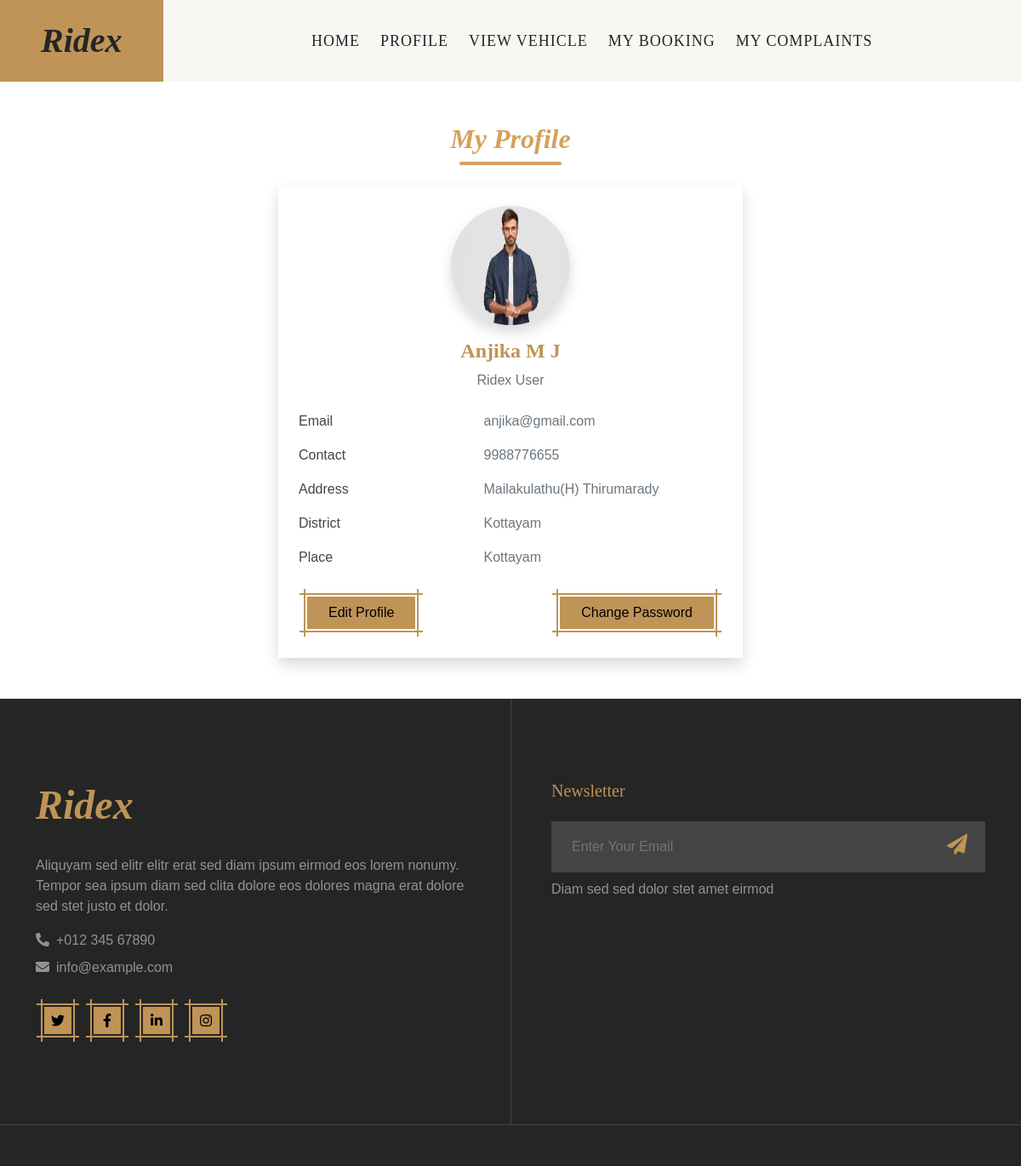
Screenshot of /User/Profile/ (signed in) with the database file from the repository.
### Guest/models.py (models this page shows)
class tbl_user(models.Model):
    user_name=models.CharField(max_length=50)
    user_gender=models.CharField(max_length=10)
    user_contact=models.CharField(max_length=15)
    user_email=models.CharField(max_length=30)
    user_password=models.CharField(max_length=30)
    user_address=models.CharField(max_length=30)
    user_photo=models.FileField(upload_to='Assets/UserDocs/')
    place=models.ForeignKey(tbl_place,on_delete=models.CASCADE)

### Admin/models.py (models this page shows)
class tbl_place(models.Model):
    place_name=models.CharField(max_length=50)
    district=models.ForeignKey(tbl_district,on_delete=models.CASCADE)

class tbl_district(models.Model):
    district_name=models.CharField(max_length=50)

### User/views.py (the view)
# urls.py: path('Profile/',views.Profile ,name="Profile"),
def Profile(request):
    if "uid" not in request.session:
        return redirect("Guest:Login")
    else:
        profiledata=tbl_user.objects.get(id=request.session['uid'])
        return render(request,"User/Profile.html",{'Data':profiledata})

### User/Templates/User/Profile.html (shortened to what this page needs)
{% extends 'User/Head.html' %}
{% block content %}
<div class="container py-5">
    <div class="row justify-content-center">
        <div class="col-lg-6 col-md-8">
            <div class="text-center mb-4">
                <h2 class="profile-title">My Profile</h2>
                <div class="profile-line"></div>
            </div>
            <div class="card shadow border-0 rounded-4">
                <div class="card-body p-4">
                    <div class="text-center mb-4">
                        <img src="{{Data.user_photo.url}}"
                             class="rounded-circle shadow"
                             width="140" height="140" alt="User Photo">
                        <h4 class="mt-3 fw-bold text-primary">{{Data.user_name}}</h4>
                        <p class="text-muted mb-0">Ridex User</p>
                    </div>
                    <div class="row mb-3">
                        <div class="col-5 fw-semibold">Email</div>
                        <div class="col-7 text-muted">{{Data.user_email}}</div>
                    </div>
                    <div class="row mb-3">
                        <div class="col-5 fw-semibold">Contact</div>
                        <div class="col-7 text-muted">{{Data.user_contact}}</div>
                    </div>
                    <div class="row mb-3">
                        <div class="col-5 fw-semibold">Address</div>
                        <div class="col-7 text-muted">{{Data.user_address}}</div>
                    </div>
                    <div class="row mb-3">
                        <div class="col-5 fw-semibold">District</div>
                        <div class="col-7 text-muted">{{Data.place.district.district_name}}</div>
                    </div>
                    <div class="row mb-4">
                        <div class="col-5 fw-semibold">Place</div>
                        <div class="col-7 text-muted">{{Data.place.place_name}}</div>
                    </div>
                    <div class="d-flex justify-content-between">
                        <a href="{% url 'User:EditProfile' %}" class="btn btn-primary px-4">
                            Edit Profile
                        </a>
                        <a href="{% url 'User:ChangePassword' %}" class="btn btn-primary px-4">
                            Change Password
                        </a>
                    </div>
                </div>
            </div>
        </div>
    </div>
</div>
{% endblock content %}

### Guest/static/Driver/css/style.css (style rules this page uses)
.btn { position: relative; transition: .5s; }
.btn-dark, .btn-primary { margin: 10px; }
.btn-primary::before, .btn-primary::after { position: absolute; content: ""; width: calc(100% + 10px); height: calc(100% + 10px); top: -5px; left: -5px; }
.btn-primary::before { top: -10px; height: calc(100% + 20px); border-left: 2px solid var(--bs-primary); border-right: 2px solid var(--bs-primary); }
.btn-primary::after { left: -10px; width: calc(100% + 20px); border-top: 2px solid var(--bs-primary); border-bottom: 2px solid var(--bs-primary); }

### User/Templates/User/Profile.html (style rules this page uses)
.profile-title { font-size:32px; font-weight:800; font-style:italic; color:#d4a15a; }
.profile-line { width:120px; height:4px; background:#d4a15a; margin:6px auto 20px; border-radius:4px; }

### rows the page displays
tbl_user: user_photo (picture), user_name "Anjika M J", user_email "anjika@gmail.com", user_contact "9988776655", user_address "Mailakulathu(H) Thirumarady", place.district.district_name "Kottayam", place.place_name "Kottayam"
